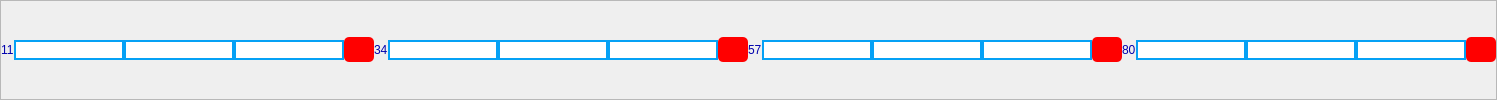
           <widget class="QFrame" name="frame_21">
            <property name="frameShape">
             <enum>QFrame::StyledPanel</enum>
            </property>
            <property name="frameShadow">
             <enum>QFrame::Raised</enum>
            </property>
            <layout class="QHBoxLayout" name="horizontalLayout_18">
             <property name="spacing">
              <number>0</number>
             </property>
             <property name="leftMargin">
              <number>0</number>
             </property>
             <property name="topMargin">
              <number>0</number>
             </property>
             <property name="rightMargin">
              <number>0</number>
             </property>
             <property name="bottomMargin">
              <number>0</number>
             </property>
             <item>
              <widget class="QLabel" name="label_50">
               <property name="styleSheet">
                <string notr="true">color:rgb(0, 0, 173); 
font: 75 8pt &quot;MS Shell Dlg 2&quot;;</string>
               </property>
               <property name="text">
                <string>11</string>
               </property>
              </widget>
             </item>
             <item>
              <widget class="QLineEdit" name="lineEdit_148">
               <property name="styleSheet">
                <string notr="true">border: 2px solid  rgb(5, 161, 245); 
background-color: rgb(255, 255, 255);
</string>
               </property>
              </widget>
             </item>
             <item>
              <widget class="QLineEdit" name="lineEdit_149">
               <property name="styleSheet">
                <string notr="true">border: 2px solid  rgb(5, 161, 245); 
background-color: rgb(255, 255, 255);
</string>
               </property>
              </widget>
             </item>
             <item>
              <widget class="QLineEdit" name="lineEdit_150">
               <property name="styleSheet">
                <string notr="true">border: 2px solid  rgb(5, 161, 245); 
background-color: rgb(255, 255, 255);
</string>
               </property>
              </widget>
             </item>
             <item>
              <widget class="QPushButton" name="pushButton_120">
               <property name="minimumSize">
                <size>
                 <width>0</width>
                 <height>25</height>
                </size>
               </property>
               <property name="maximumSize">
                <size>
                 <width>30</width>
                 <height>16777215</height>
                </size>
               </property>
               <property name="styleSheet">
                <string notr="true">background-color: rgb(0, 0, 0);
background-color: rgb(255, 0, 0);
border-radius: 5px;</string>
               </property>
               <property name="text">
                <string/>
               </property>
              </widget>
             </item>
             <item>
              <widget class="QLabel" name="label_51">
               <property name="styleSheet">
                <string notr="true">color:rgb(0, 0, 173); 
font: 75 8pt &quot;MS Shell Dlg 2&quot;;</string>
               </property>
               <property name="text">
                <string>34</string>
               </property>
              </widget>
             </item>
             <item>
              <widget class="QLineEdit" name="lineEdit_151">
               <property name="styleSheet">
                <string notr="true">border: 2px solid  rgb(5, 161, 245); 
background-color: rgb(255, 255, 255);
</string>
               </property>
              </widget>
             </item>
             <item>
              <widget class="QLineEdit" name="lineEdit_152">
               <property name="styleSheet">
                <string notr="true">border: 2px solid  rgb(5, 161, 245); 
background-color: rgb(255, 255, 255);
</string>
               </property>
              </widget>
             </item>
             <item>
              <widget class="QLineEdit" name="lineEdit_153">
               <property name="styleSheet">
                <string notr="true">border: 2px solid  rgb(5, 161, 245); 
background-color: rgb(255, 255, 255);
</string>
               </property>
              </widget>
             </item>
             <item>
              <widget class="QPushButton" name="pushButton_121">
               <property name="minimumSize">
                <size>
                 <width>0</width>
                 <height>25</height>
                </size>
               </property>
               <property name="maximumSize">
                <size>
                 <width>30</width>
                 <height>16777215</height>
                </size>
               </property>
               <property name="styleSheet">
                <string notr="true">background-color: rgb(0, 0, 0);
background-color: rgb(255, 0, 0);
border-radius: 5px;</string>
               </property>
               <property name="text">
                <string/>
               </property>
              </widget>
             </item>
             <item>
              <widget class="QLabel" name="label_52">
               <property name="styleSheet">
                <string notr="true">color:rgb(0, 0, 173); 
font: 75 8pt &quot;MS Shell Dlg 2&quot;;</string>
               </property>
               <property name="text">
                <string>57</string>
               </property>
              </widget>
             </item>
             <item>
              <widget class="QLineEdit" name="lineEdit_154">
               <property name="styleSheet">
                <string notr="true">border: 2px solid  rgb(5, 161, 245); 
background-color: rgb(255, 255, 255);
</string>
               </property>
              </widget>
             </item>
             <item>
              <widget class="QLineEdit" name="lineEdit_155">
               <property name="styleSheet">
                <string notr="true">border: 2px solid  rgb(5, 161, 245); 
background-color: rgb(255, 255, 255);
</string>
               </property>
              </widget>
             </item>
             <item>
              <widget class="QLineEdit" name="lineEdit_156">
               <property name="styleSheet">
                <string notr="true">border: 2px solid  rgb(5, 161, 245); 
background-color: rgb(255, 255, 255);
</string>
               </property>
              </widget>
             </item>
             <item>
              <widget class="QPushButton" name="pushButton_122">
               <property name="minimumSize">
                <size>
                 <width>0</width>
                 <height>25</height>
                </size>
               </property>
               <property name="maximumSize">
                <size>
                 <width>30</width>
                 <height>16777215</height>
                </size>
               </property>
               <property name="styleSheet">
                <string notr="true">background-color: rgb(0, 0, 0);
background-color: rgb(255, 0, 0);
border-radius: 5px;</string>
               </property>
               <property name="text">
                <string/>
               </property>
              </widget>
             </item>
             <item>
              <widget class="QLabel" name="label_318">
               <property name="styleSheet">
                <string notr="true">color:rgb(0, 0, 173); 
font: 75 8pt &quot;MS Shell Dlg 2&quot;;</string>
               </property>
               <property name="text">
                <string>80</string>
               </property>
              </widget>
             </item>
             <item>
              <widget class="QLineEdit" name="lineEdit_954">
               <property name="styleSheet">
                <string notr="true">border: 2px solid  rgb(5, 161, 245); 
background-color: rgb(255, 255, 255);
</string>
               </property>
              </widget>
             </item>
             <item>
              <widget class="QLineEdit" name="lineEdit_952">
               <property name="styleSheet">
                <string notr="true">border: 2px solid  rgb(5, 161, 245); 
background-color: rgb(255, 255, 255);
</string>
               </property>
              </widget>
             </item>
             <item>
              <widget class="QLineEdit" name="lineEdit_953">
               <property name="styleSheet">
                <string notr="true">border: 2px solid  rgb(5, 161, 245); 
background-color: rgb(255, 255, 255);
</string>
               </property>
              </widget>
             </item>
             <item>
              <widget class="QPushButton" name="pushButton_388">
               <property name="minimumSize">
                <size>
                 <width>0</width>
                 <height>25</height>
                </size>
               </property>
               <property name="maximumSize">
                <size>
                 <width>30</width>
                 <height>16777215</height>
                </size>
               </property>
               <property name="styleSheet">
                <string notr="true">background-color: rgb(0, 0, 0);
background-color: rgb(255, 0, 0);
border-radius: 5px;</string>
               </property>
               <property name="text">
                <string/>
               </property>
              </widget>
             </item>
            </layout>
           </widget>
